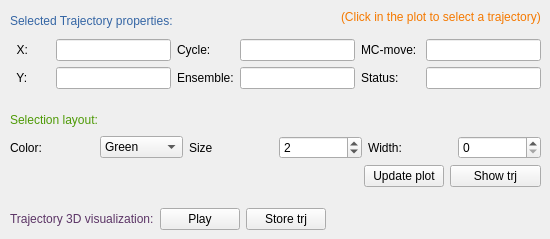
       <widget class="QWidget" name="tab_51">
        <property name="accessibleName">
         <string/>
        </property>
        <attribute name="title">
         <string>Inter</string>
        </attribute>
        <widget class="QWidget" name="verticalLayoutWidget_2">
         <property name="geometry">
          <rect>
           <x>10</x>
           <y>10</y>
           <width>531</width>
           <height>220</height>
          </rect>
         </property>
         <layout class="QVBoxLayout" name="verticalLayout_4">
          <item>
           <layout class="QHBoxLayout" name="horizontalLayout_18"/>
          </item>
          <item>
           <layout class="QHBoxLayout" name="horizontalLayout_19">
            <item>
             <widget class="QLabel" name="label_50">
              <property name="text">
               <string>&lt;html&gt;&lt;head/&gt;&lt;body&gt;&lt;p&gt;&lt;span style=&quot; color:#3465a4;&quot;&gt;Selected Trajectory properties:&lt;/span&gt;&lt;/p&gt;&lt;/body&gt;&lt;/html&gt;</string>
              </property>
             </widget>
            </item>
            <item>
             <spacer name="horizontalSpacer_17">
              <property name="orientation">
               <enum>Qt::Horizontal</enum>
              </property>
              <property name="sizeHint" stdset="0">
               <size>
                <width>40</width>
                <height>20</height>
               </size>
              </property>
             </spacer>
            </item>
            <item>
             <widget class="QLabel" name="label_49">
              <property name="text">
               <string>&lt;html&gt;&lt;head/&gt;&lt;body&gt;&lt;p&gt;&lt;span style=&quot; font-size:14pt; color:#f57900; vertical-align:super;&quot;&gt;(Click in the plot to select a trajectory)&lt;/span&gt;&lt;/p&gt;&lt;/body&gt;&lt;/html&gt;</string>
              </property>
             </widget>
            </item>
           </layout>
          </item>
          <item>
           <layout class="QGridLayout" name="gridLayout_7" rowstretch="0,0,0,0" columnstretch="0,0,0,0,0,0,0,0,0">
            <property name="sizeConstraint">
             <enum>QLayout::SetDefaultConstraint</enum>
            </property>
            <item row="3" column="8">
             <widget class="QLineEdit" name="statusLine">
              <property name="minimumSize">
               <size>
                <width>75</width>
                <height>0</height>
               </size>
              </property>
              <property name="maximumSize">
               <size>
                <width>16777215</width>
                <height>16777215</height>
               </size>
              </property>
              <property name="toolTip">
               <string>&lt;html&gt;&lt;head/&gt;&lt;body&gt;&lt;p&gt;Accepted/Rejected status of the closest datapoint to the mouse click.&lt;/p&gt;&lt;/body&gt;&lt;/html&gt;</string>
              </property>
             </widget>
            </item>
            <item row="3" column="6">
             <widget class="QLineEdit" name="ensLine">
              <property name="maximumSize">
               <size>
                <width>16777215</width>
                <height>16777215</height>
               </size>
              </property>
              <property name="toolTip">
               <string>&lt;html&gt;&lt;head/&gt;&lt;body&gt;&lt;p&gt;Ensemble of the closest datapoint to the mouse click.&lt;/p&gt;&lt;/body&gt;&lt;/html&gt;</string>
              </property>
              <property name="text">
               <string/>
              </property>
             </widget>
            </item>
            <item row="3" column="5">
             <widget class="QLabel" name="label_27">
              <property name="maximumSize">
               <size>
                <width>16777215</width>
                <height>16777215</height>
               </size>
              </property>
              <property name="text">
               <string>Ensemble:</string>
              </property>
             </widget>
            </item>
            <item row="3" column="3">
             <widget class="QLabel" name="label_25">
              <property name="maximumSize">
               <size>
                <width>16777215</width>
                <height>16777215</height>
               </size>
              </property>
              <property name="text">
               <string>  Y: </string>
              </property>
             </widget>
            </item>
            <item row="2" column="7">
             <widget class="QLabel" name="label_21">
              <property name="maximumSize">
               <size>
                <width>16777215</width>
                <height>16777215</height>
               </size>
              </property>
              <property name="text">
               <string>MC-move: </string>
              </property>
             </widget>
            </item>
            <item row="2" column="3">
             <widget class="QLabel" name="label_26">
              <property name="minimumSize">
               <size>
                <width>40</width>
                <height>0</height>
               </size>
              </property>
              <property name="maximumSize">
               <size>
                <width>16777215</width>
                <height>16777215</height>
               </size>
              </property>
              <property name="text">
               <string>  X: </string>
              </property>
             </widget>
            </item>
            <item row="3" column="4">
             <widget class="QLineEdit" name="yLine">
              <property name="minimumSize">
               <size>
                <width>75</width>
                <height>0</height>
               </size>
              </property>
              <property name="maximumSize">
               <size>
                <width>16777215</width>
                <height>16777215</height>
               </size>
              </property>
              <property name="toolTip">
               <string>&lt;html&gt;&lt;head/&gt;&lt;body&gt;&lt;p&gt;Y value of the closest datapoint to the mouse click.&lt;/p&gt;&lt;/body&gt;&lt;/html&gt;</string>
              </property>
             </widget>
            </item>
            <item row="3" column="7">
             <widget class="QLabel" name="label_22">
              <property name="maximumSize">
               <size>
                <width>16777215</width>
                <height>16777215</height>
               </size>
              </property>
              <property name="text">
               <string>Status: </string>
              </property>
             </widget>
            </item>
            <item row="2" column="6">
             <widget class="QLineEdit" name="cycLine">
              <property name="maximumSize">
               <size>
                <width>16777215</width>
                <height>16777215</height>
               </size>
              </property>
              <property name="toolTip">
               <string>&lt;html&gt;&lt;head/&gt;&lt;body&gt;&lt;p&gt;Cycle of the closest datapoint to the mouse click.&lt;/p&gt;&lt;/body&gt;&lt;/html&gt;</string>
              </property>
             </widget>
            </item>
            <item row="2" column="5">
             <widget class="QLabel" name="label_28">
              <property name="maximumSize">
               <size>
                <width>16777215</width>
                <height>16777215</height>
               </size>
              </property>
              <property name="text">
               <string>Cycle: </string>
              </property>
             </widget>
            </item>
            <item row="2" column="4">
             <widget class="QLineEdit" name="xLine">
              <property name="minimumSize">
               <size>
                <width>75</width>
                <height>0</height>
               </size>
              </property>
              <property name="maximumSize">
               <size>
                <width>16777215</width>
                <height>16777215</height>
               </size>
              </property>
              <property name="toolTip">
               <string>&lt;html&gt;&lt;head/&gt;&lt;body&gt;&lt;p&gt;X value of the closest datapoint to the mouse click.&lt;/p&gt;&lt;/body&gt;&lt;/html&gt;</string>
              </property>
             </widget>
            </item>
            <item row="2" column="8">
             <widget class="QLineEdit" name="mcLine">
              <property name="maximumSize">
               <size>
                <width>16777215</width>
                <height>16777215</height>
               </size>
              </property>
              <property name="toolTip">
               <string>&lt;html&gt;&lt;head/&gt;&lt;body&gt;&lt;p&gt;Generated move of the closest datapoint to the mouse click.&lt;/p&gt;&lt;/body&gt;&lt;/html&gt;</string>
              </property>
             </widget>
            </item>
           </layout>
          </item>
          <item>
           <spacer name="verticalSpacer_7">
            <property name="orientation">
             <enum>Qt::Vertical</enum>
            </property>
            <property name="sizeHint" stdset="0">
             <size>
              <width>20</width>
              <height>40</height>
             </size>
            </property>
           </spacer>
          </item>
          <item>
           <layout class="QHBoxLayout" name="horizontalLayout_20">
            <item>
             <widget class="QLabel" name="label_51">
              <property name="text">
               <string>&lt;html&gt;&lt;head/&gt;&lt;body&gt;&lt;p&gt;&lt;span style=&quot; color:#4e9a06;&quot;&gt;Selection layout:&lt;/span&gt;&lt;/p&gt;&lt;/body&gt;&lt;/html&gt;</string>
              </property>
             </widget>
            </item>
            <item>
             <spacer name="horizontalSpacer_18">
              <property name="orientation">
               <enum>Qt::Horizontal</enum>
              </property>
              <property name="sizeHint" stdset="0">
               <size>
                <width>40</width>
                <height>20</height>
               </size>
              </property>
             </spacer>
            </item>
           </layout>
          </item>
          <item>
           <layout class="QHBoxLayout" name="horizontalLayout_11">
            <item>
             <widget class="QLabel" name="line_color">
              <property name="maximumSize">
               <size>
                <width>16777215</width>
                <height>16777215</height>
               </size>
              </property>
              <property name="text">
               <string>Color: </string>
              </property>
             </widget>
            </item>
            <item>
             <widget class="QComboBox" name="colorBox">
              <property name="maximumSize">
               <size>
                <width>16777215</width>
                <height>16777215</height>
               </size>
              </property>
              <property name="toolTip">
               <string>&lt;html&gt;&lt;head/&gt;&lt;body&gt;&lt;p&gt;Color of the closest point and trajectory.&lt;/p&gt;&lt;/body&gt;&lt;/html&gt;</string>
              </property>
              <item>
               <property name="text">
                <string>Green</string>
               </property>
              </item>
              <item>
               <property name="text">
                <string>Blue</string>
               </property>
              </item>
              <item>
               <property name="text">
                <string>Red</string>
               </property>
              </item>
              <item>
               <property name="text">
                <string>Cyan</string>
               </property>
              </item>
              <item>
               <property name="text">
                <string>Magenta</string>
               </property>
              </item>
              <item>
               <property name="text">
                <string>Yellow</string>
               </property>
              </item>
              <item>
               <property name="text">
                <string>Black</string>
               </property>
              </item>
              <item>
               <property name="text">
                <string>White</string>
               </property>
              </item>
             </widget>
            </item>
            <item>
             <widget class="QLabel" name="line_size">
              <property name="maximumSize">
               <size>
                <width>16777215</width>
                <height>16777215</height>
               </size>
              </property>
              <property name="text">
               <string>Size </string>
              </property>
             </widget>
            </item>
            <item>
             <widget class="QSpinBox" name="sizeSpinBox">
              <property name="maximumSize">
               <size>
                <width>16777215</width>
                <height>16777215</height>
               </size>
              </property>
              <property name="toolTip">
               <string>&lt;html&gt;&lt;head/&gt;&lt;body&gt;&lt;p&gt;The size of the points used for the chosen trajectory.&lt;/p&gt;&lt;/body&gt;&lt;/html&gt;</string>
              </property>
              <property name="value">
               <number>2</number>
              </property>
             </widget>
            </item>
            <item>
             <widget class="QLabel" name="label_23">
              <property name="text">
               <string>Width:</string>
              </property>
             </widget>
            </item>
            <item>
             <widget class="QSpinBox" name="widthSpinBox">
              <property name="minimumSize">
               <size>
                <width>75</width>
                <height>0</height>
               </size>
              </property>
              <property name="maximumSize">
               <size>
                <width>16777215</width>
                <height>16777215</height>
               </size>
              </property>
              <property name="toolTip">
               <string>&lt;html&gt;&lt;head/&gt;&lt;body&gt;&lt;p&gt;Width of the line in between points in chosen trajectory.&lt;/p&gt;&lt;/body&gt;&lt;/html&gt;</string>
              </property>
             </widget>
            </item>
           </layout>
          </item>
          <item>
           <layout class="QHBoxLayout" name="horizontalLayout_21">
            <item>
             <spacer name="horizontalSpacer_19">
              <property name="orientation">
               <enum>Qt::Horizontal</enum>
              </property>
              <property name="sizeHint" stdset="0">
               <size>
                <width>40</width>
                <height>20</height>
               </size>
              </property>
             </spacer>
            </item>
            <item>
             <spacer name="horizontalSpacer_14">
              <property name="orientation">
               <enum>Qt::Horizontal</enum>
              </property>
              <property name="sizeHint" stdset="0">
               <size>
                <width>40</width>
                <height>20</height>
               </size>
              </property>
             </spacer>
            </item>
            <item>
             <layout class="QHBoxLayout" name="horizontalLayout_12">
              <item>
               <widget class="QPushButton" name="previewBtn_2">
                <property name="toolTip">
                 <string>&lt;html&gt;&lt;head/&gt;&lt;body&gt;&lt;p&gt;When the desired settings are set, press button to update plot.&lt;/p&gt;&lt;/body&gt;&lt;/html&gt;</string>
                </property>
                <property name="text">
                 <string>Update plot</string>
                </property>
               </widget>
              </item>
              <item>
               <widget class="QPushButton" name="drawButton">
                <property name="minimumSize">
                 <size>
                  <width>91</width>
                  <height>0</height>
                 </size>
                </property>
                <property name="maximumSize">
                 <size>
                  <width>16777215</width>
                  <height>16777215</height>
                 </size>
                </property>
                <property name="toolTip">
                 <string>&lt;html&gt;&lt;head/&gt;&lt;body&gt;&lt;p&gt;When a point is selected, click the button to show the whole trajectory.&lt;/p&gt;&lt;/body&gt;&lt;/html&gt;</string>
                </property>
                <property name="text">
                 <string>Show trj</string>
                </property>
               </widget>
              </item>
             </layout>
            </item>
           </layout>
          </item>
          <item>
           <spacer name="verticalSpacer_8">
            <property name="orientation">
             <enum>Qt::Vertical</enum>
            </property>
            <property name="sizeHint" stdset="0">
             <size>
              <width>20</width>
              <height>40</height>
             </size>
            </property>
           </spacer>
          </item>
          <item>
           <layout class="QHBoxLayout" name="horizontalLayout_22">
            <item>
             <widget class="QLabel" name="label_52">
              <property name="text">
               <string>&lt;html&gt;&lt;head/&gt;&lt;body&gt;&lt;p&gt;&lt;span style=&quot; color:#5c3566;&quot;&gt;Trajectory 3D visualization:&lt;/span&gt;&lt;/p&gt;&lt;/body&gt;&lt;/html&gt;</string>
              </property>
             </widget>
            </item>
            <item>
             <widget class="QPushButton" name="playBtn">
              <property name="toolTip">
               <string>&lt;html&gt;&lt;head/&gt;&lt;body&gt;&lt;p&gt;Play the chosen trajectory through PyMOL if the trajectory files exist.&lt;/p&gt;&lt;/body&gt;&lt;/html&gt;</string>
              </property>
              <property name="text">
               <string>Play</string>
              </property>
             </widget>
            </item>
            <item>
             <widget class="QPushButton" name="store_trj_btn">
              <property name="toolTip">
               <string>&lt;html&gt;&lt;head/&gt;&lt;body&gt;&lt;p&gt;Press this button to crate a pdb file of the selected trajectory. NB: This will work depending on the frequency of which the trajectory files have been saved.&lt;/p&gt;&lt;/body&gt;&lt;/html&gt;</string>
              </property>
              <property name="text">
               <string>Store trj</string>
              </property>
             </widget>
            </item>
            <item>
             <spacer name="horizontalSpacer_20">
              <property name="orientation">
               <enum>Qt::Horizontal</enum>
              </property>
              <property name="sizeHint" stdset="0">
               <size>
                <width>40</width>
                <height>20</height>
               </size>
              </property>
             </spacer>
            </item>
           </layout>
          </item>
          <item>
           <layout class="QHBoxLayout" name="horizontalLayout_23">
            <item>
             <layout class="QHBoxLayout" name="horizontalLayout_15"/>
            </item>
           </layout>
          </item>
         </layout>
        </widget>
       </widget>
